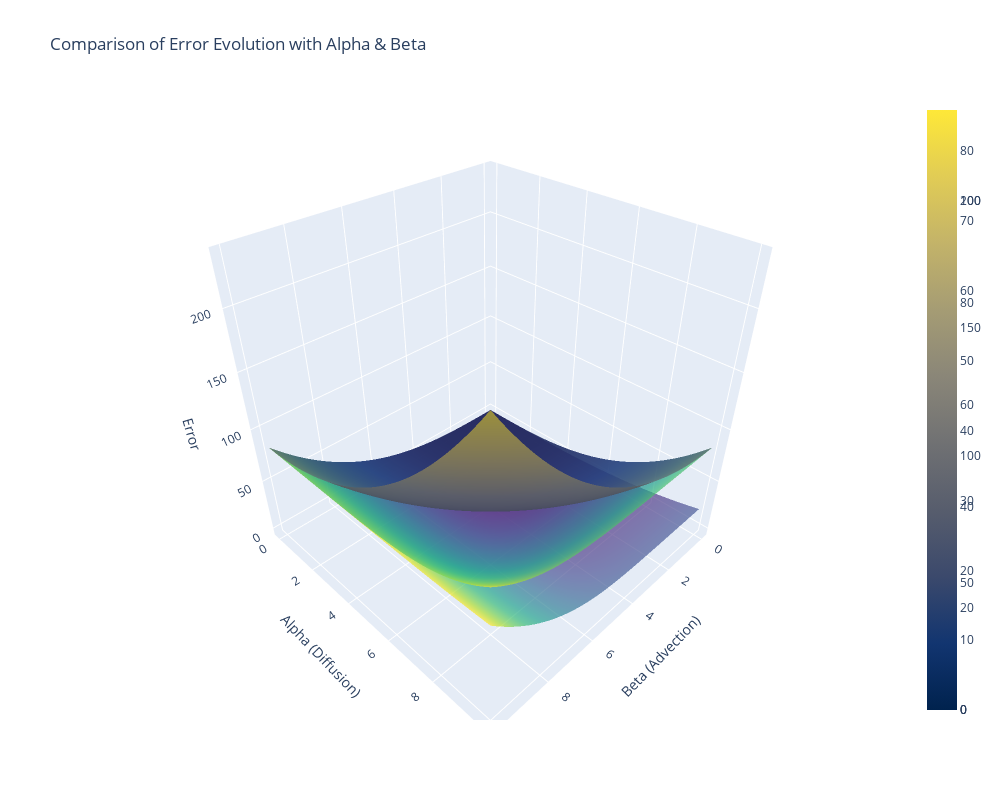

The code cell stored with this chart in its notebook:
### Markdown cell above
We see that the diffusion coefficient contibute smaller to the error under DAD split (divided by 48 instead of 12) which means it will peform better under high diffusion enviroment

### Code cell
import numpy as np
import plotly.graph_objects as go

CNCS_DAD_strang_error_function = smp.lambdify((alpha, beta), smp.Abs(CNCS_DAD_strang_error.coeff(Dt, 2)), 'numpy')
CNCS_error_function = smp.lambdify((alpha, beta), smp.Abs(CNCS_error), 'numpy')

# Define range of alpha and beta
alpha_vals = np.linspace(0, 10, 50)
beta_vals = np.linspace(0, 10, 50)
Alpha, Beta = np.meshgrid(alpha_vals, beta_vals)


# Create the 3D surface plot using Plotly
ErrorDAD = CNCS_DAD_strang_error_function (Alpha, Beta)
Error2 = CNCS_error_function(Alpha, Beta)

# Create the 3D plot with two surfaces
fig = go.Figure()

# Add the first surface
fig.add_trace(go.Surface(z=ErrorDAD, y=Alpha, x=Beta, colorscale='Viridis', opacity=0.7, name='DAD'))
fig.add_trace(go.Surface(z=Error1, y=Alpha, x=Beta, colorscale='Viridis', opacity=0.7, name='DA'))

# Add the second surface
fig.add_trace(go.Surface(z=Error2, y=Alpha, x=Beta, colorscale='Cividis', opacity=0.7, name='No split'))

# Update layout for better visualization
fig.update_layout(
    title='Comparison of Error Evolution with Alpha & Beta',
    scene=dict(
        yaxis_title='Alpha (Diffusion)',
        xaxis_title='Beta (Advection)',
        zaxis_title='Error'
    ),
        autosize=True,
    height=800,  # Adjust height to make the view larger
    width=1000,  # Adjust width to make the view larger
)

# Show the interactive plot
fig.show()

### Figure 1 — Plotly figure (JSON) as saved in the notebook; plotly's stock layout.template omitted (floating-point values rounded to 4 significant figures; data arrays with more than 128 entries replaced by an {"elided": "..."} marker saying what was removed)
{"data": [{"colorscale": [[0, "#440154"], [0.1111, "#482878"], [0.2222, "#3e4989"], [0.3333, "#31688e"], [0.4444, "#26828e"], [0.5556, "#1f9e89"], [0.6667, "#35b779"], [0.7778, "#6ece58"], [0.8889, "#b5de2b"], [1, "#fde725"]], "name": "DAD", "opacity": 0.7, "type": "surface", "x": {"elided": "50x50 float values"}, "y": {"elided": "50x50 float values"}, "z": {"elided": "50x50 float values"}}, {"colorscale": [[0, "#440154"], [0.1111, "#482878"], [0.2222, "#3e4989"], [0.3333, "#31688e"], [0.4444, "#26828e"], [0.5556, "#1f9e89"], [0.6667, "#35b779"], [0.7778, "#6ece58"], [0.8889, "#b5de2b"], [1, "#fde725"]], "name": "DA", "opacity": 0.7, "type": "surface", "x": {"elided": "50x50 float values"}, "y": {"elided": "50x50 float values"}, "z": {"elided": "50x50 float values"}}, {"colorscale": [[0, "#00224e"], [0.1111, "#123570"], [0.2222, "#3b496c"], [0.3333, "#575d6d"], [0.4444, "#707173"], [0.5556, "#8a8678"], [0.6667, "#a59c74"], [0.7778, "#c3b369"], [0.8889, "#e1cc55"], [1, "#fee838"]], "name": "No split", "opacity": 0.7, "type": "surface", "x": {"elided": "50x50 float values"}, "y": {"elided": "50x50 float values"}, "z": {"elided": "50x50 float values"}}], "layout": {"autosize": true, "height": 800, "scene": {"xaxis": {"title": {"text": "Beta (Advection)"}}, "yaxis": {"title": {"text": "Alpha (Diffusion)"}}, "zaxis": {"title": {"text": "Error"}}}, "title": {"text": "Comparison of Error Evolution with Alpha & Beta"}, "width": 1000}}
